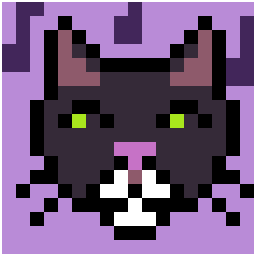
#> input picture lilcat.png, 256 x 256 px
$ python make_icon.py
#> lines starting #> are read from the running program, lines starting #| are printed output that depends on the picture
# make_icon.py
# turns lilcat.png into music_cat.ico, the icon for the window and the exe.
# want your own icon? replace lilcat.png with any square pixel art png and run:
#   python make_icon.py
# needs pillow once:  python -m pip install pillow

import io
import struct
from pathlib import Path
from PIL import Image

# look for the files next to this script
here = Path(__file__).resolve().parent
source = here / "lilcat.png"
target = here / "music_cat.ico"

# every size windows might ask for (title bar, taskbar, alt-tab, explorer).
# my art is 16x16, so 16, 32, 48, 64, 96, 128 and 256 are perfectly sharp.
# a 16 pixel grid is the trick: it divides into the sizes windows uses most
SIZES = [16, 20, 24, 28, 30, 32, 36, 40, 42, 44, 48, 56, 60, 64, 96, 128, 256]


def find_cell_size(im, horizontal):
    # figures out how many screen pixels wide one art pixel is
    # look for the places where the color changes. the smallest gap between
    # two changes is one art pixel
    w, h = im.size
    px = im.load()
    length = w if horizontal else h
    other = h if horizontal else w
    edges = []
    for i in range(1, length):
        changed = 0
        for j in range(other):
            a = px[i, j] if horizontal else px[j, i]
            b = px[i - 1, j] if horizontal else px[j, i - 1]
            if sum(abs(p - q) for p, q in zip(a, b)) > 60:
                changed += 1
        # a real art edge shows up along a good chunk of the picture
        if changed > other // 20:
            edges.append(i)
    # a blurry edge can be a couple of pixels wide, so group those together
    groups = []
    for e in edges:
        if groups and e - groups[-1][-1] <= 2:
            groups[-1].append(e)
        else:
            groups.append([e])
    centers = [sum(g) / len(g) for g in groups]
    gaps = [b - a for a, b in zip(centers, centers[1:])]
    # the most common gap is the art pixel size, ignore odd short ones
    gaps = [g for g in gaps if g > 3]
    if not gaps:
        return None, 0
    cell = min(gaps)
    return cell, centers[0]


def rebuild_art(img):
    # a big picture is probably a zoomed in screenshot of tiny pixel art
    # find the real pixels and rebuild the small version, cropping any border
    cell_x, first_x = find_cell_size(img, True)
    cell_y, first_y = find_cell_size(img, False)
    if not cell_x or not cell_y:
        return img
    # the first edge sits one cell after the art starts (or at the border)
    # so walk back to where the grid really begins
    x0 = first_x - cell_x * int(first_x // cell_x)
    y0 = first_y - cell_y * int(first_y // cell_y)
    cols = int((img.width - x0) // cell_x)
    rows = int((img.height - y0) // cell_y)
    # grab the color from the middle of every art pixel
    small = Image.new("RGBA", (cols, rows))
    for y in range(rows):
        for x in range(cols):
            cx = int(x0 + (x + 0.5) * cell_x)
            cy = int(y0 + (y + 0.5) * cell_y)
            small.putpixel((x, y), img.getpixel((cx, cy)))
    print(f"found {cols}x{rows} art pixels in the big picture")
    return small


def render(art, size):
    # nearest keeps every art pixel a hard-edged block, no smoothing at all.
    # on sizes that are an exact multiple of the art it is perfectly even,
    # on the others a few blocks end up one screen pixel wider, still crisp
    return art.resize((size, size), Image.NEAREST)


def write_ico(frames, path):
    # pillow keeps dropping sizes, so i write the .ico by hand. each size is
    # stored as a png, which every modern windows reads fine
    blobs = []
    for f in frames:
        buf = io.BytesIO()
        f.save(buf, format="PNG")
        blobs.append(buf.getvalue())
    out = struct.pack("<HHH", 0, 1, len(frames))
    offset = 6 + 16 * len(frames)
    for f, blob in zip(frames, blobs):
        w = 0 if f.width >= 256 else f.width
        h = 0 if f.height >= 256 else f.height
        out += struct.pack("<BBBBHHII", w, h, 0, 0, 1, 32, len(blob), offset)
        offset += len(blob)
    path.write_bytes(out + b"".join(blobs))


img = Image.open(source).convert("RGBA")
#> img is the input picture: PIL image 256x256 RGBA; mean R, G, B, A 103.5, 78.9, 114.6, 247.1

# big picture means zoomed in screenshot, so rebuild the tiny art first
if max(img.size) > 64:
    img = rebuild_art(img)
#> after the loop in find_cell_size, `for i in range(1, length):`: edges = [2, 16, 30, 44, 58, 72, 86, 100, 114, 128, 142, 156, 170, 184, 198, 212, 226, 240, 254]
#> the loop in find_cell_size, `for e in edges:` made 19 passes
#> e on passes 1 to 12: 2, 16, 30, 44, 58, 72, 86, 100, 114, 128, 142, 156
#> after the loop in find_cell_size, `for e in edges:`: groups = [[2], [16], [30], [44], [58], [72], [86], [100], [114], [128], [142], [156], [170], [184], [198], [212], [226], [240], [254]]
#> in find_cell_size, `centers = [sum(g) / len(g) for g in groups]`: centers has the same summary as edges
#> in find_cell_size, `gaps = [b - a for a, b in zip(centers, centers[1:])]`: gaps = [14, 14, 14, 14, 14, 14, 14, 14, 14, 14, 14, 14, 14, 14, 14, 14, 14, 14]
#> in find_cell_size, `cell = min(gaps)`: cell = 14
#> in rebuild_art, `cell_x, first_x = find_cell_size(img, True)`: first_x = 2
#> the loop in find_cell_size (call 2), `for e in edges:` made 19 passes
#> in rebuild_art, `cell_y, first_y = find_cell_size(img, False)`: cell_y = 14; first_y = 2
#> in rebuild_art, `cols = int((img.width - x0) // cell_x)`: cols = 18
#> in rebuild_art, `small = Image.new("RGBA", (cols, rows))`: small: PIL image 18x18 RGBA; every value is 0
#> after the loop in rebuild_art, `for y in range(rows):`:
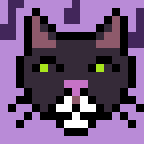
#> small: PIL image 18x18 RGBA (shown 8 times larger); mean R, G, B, A 106.8, 81.4, 118.2, 255
#| found 18x18 art pixels in the big picture

# the icon has to be square
if img.width != img.height:
    raise SystemExit(f"the picture needs to be square, but it is {img.width}x{img.height}")

frames = [render(img, s) for s in SIZES]
#> in render (call 11), `return art.resize((size, size), Image.NEAREST)`:
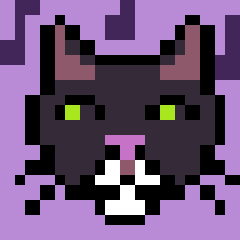
#> returned value: PIL image 48x48 RGBA (shown 5 times larger); mean R, G, B, A 106.9, 81.7, 118.2, 255
#> in render (call 12), `return art.resize((size, size), Image.NEAREST)`:
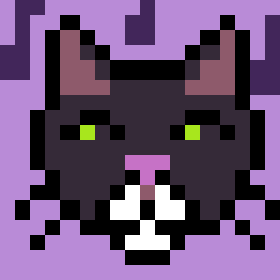
#> returned value: PIL image 56x56 RGBA (shown 5 times larger); mean R, G, B, A 105.7, 80.6, 116.6, 255
#> in render (call 13), `return art.resize((size, size), Image.NEAREST)`:
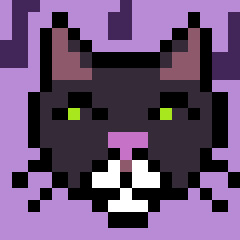
#> returned value: PIL image 60x60 RGBA (shown 4 times larger); mean R, G, B, A 106.7, 81.2, 118.2, 255
#> in render (call 14), `return art.resize((size, size), Image.NEAREST)`:
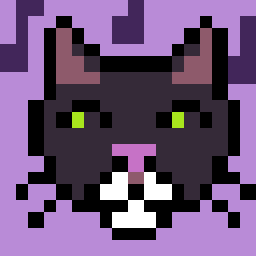
#> returned value: PIL image 64x64 RGBA (shown 4 times larger); mean R, G, B, A 107.7, 82.2, 119.4, 255
#> in render (call 16), `return art.resize((size, size), Image.NEAREST)`:
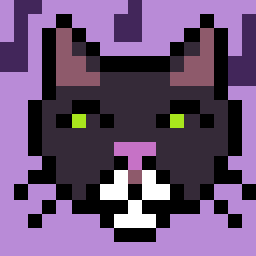
#> returned value: PIL image 128x128 RGBA (shown 2 times larger); mean R, G, B, A 106.3, 81.1, 117.5, 255
#> in render (call 17), `return art.resize((size, size), Image.NEAREST)`:
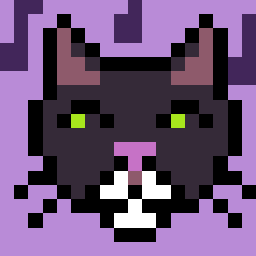
#> returned value: PIL image 256x256 RGBA; mean R, G, B, A 106.6, 81.3, 118.1, 255
#> frames = 17 items
write_ico(frames, target)
#> the loop in write_ico, `for f in frames:` made 17 passes
#> in write_ico, `offset = 6 + 16 * len(frames)`: offset = 278
#> the loop in write_ico, `for f, blob in zip(frames, blobs):` made 17 passes
#> (w, h, offset) on passes 1 to 12: (16, 16, 614), (20, 20, 998), (24, 24, 1416), (28, 28, 1836), (30, 30, 2276), (32, 32, 2713), (36, 36, 3133), (40, 40, 3600), (42, 42, 4084), (44, 44, 4568), (48, 48, 5075), (56, 56, 5602)
#> after the loop in write_ico, `for f, blob in zip(frames, blobs):`: offset = 9556
print(f"wrote {target.name} with sizes {SIZES}")
